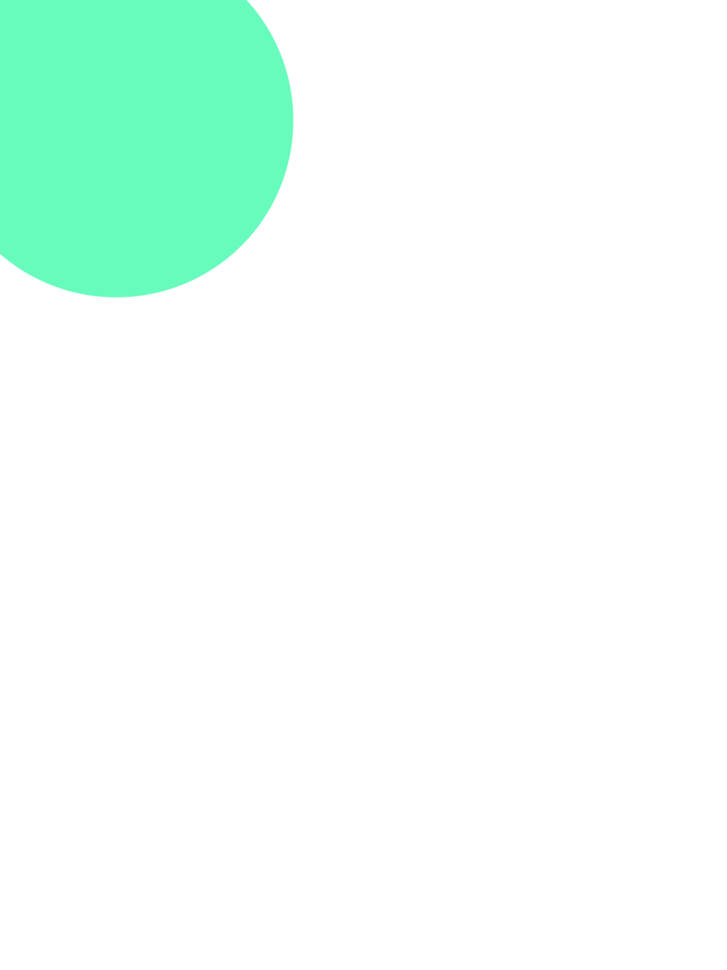
#> input picture ceu/3.png, 727 x 970 px, shrunk from 5400 x 7200 before the run, found by its file name
$ python generator-nft.py
#> lines starting #> are read from the running program, lines starting #| are printed output that depends on the picture
from PIL import Image
import random
#python 3.8
#Abrir no terminal e rodar python generator-nft.py

ListaCeu = [r"C:/Users/felip/Desktop/nft/ceu/1.png",
            r"C:/Users/felip/Desktop/nft/ceu/2.png",
            r"C:/Users/felip/Desktop/nft/ceu/3.png"]

listaFundo = [r"C:/Users/felip/Desktop/nft/fundo/1.png",
              r"C:/Users/felip/Desktop/nft/fundo/2.png",
              r"C:/Users/felip/Desktop/nft/fundo/3.png"]

listaTerreno = [r"C:/Users/felip/Desktop/nft/terreno/1.png",
                r"C:/Users/felip/Desktop/nft/terreno/2.png",
                r"C:/Users/felip/Desktop/nft/terreno/3.png"]

ceu = random.choices(ListaCeu, weights = (50,30,20))[0]
fundo = random.choices(listaFundo, weights = (50,30,20))[0]
terreno = random.choices(listaTerreno, weights = (50,30,20))[0]

ceuImage = Image.open(ceu)
#> ceuImage is the input picture: PIL image 727x970 RGBA; mean R, G, B, A 10.1, 27.8, 20.3, 25.9
fundoImage = Image.open(fundo)
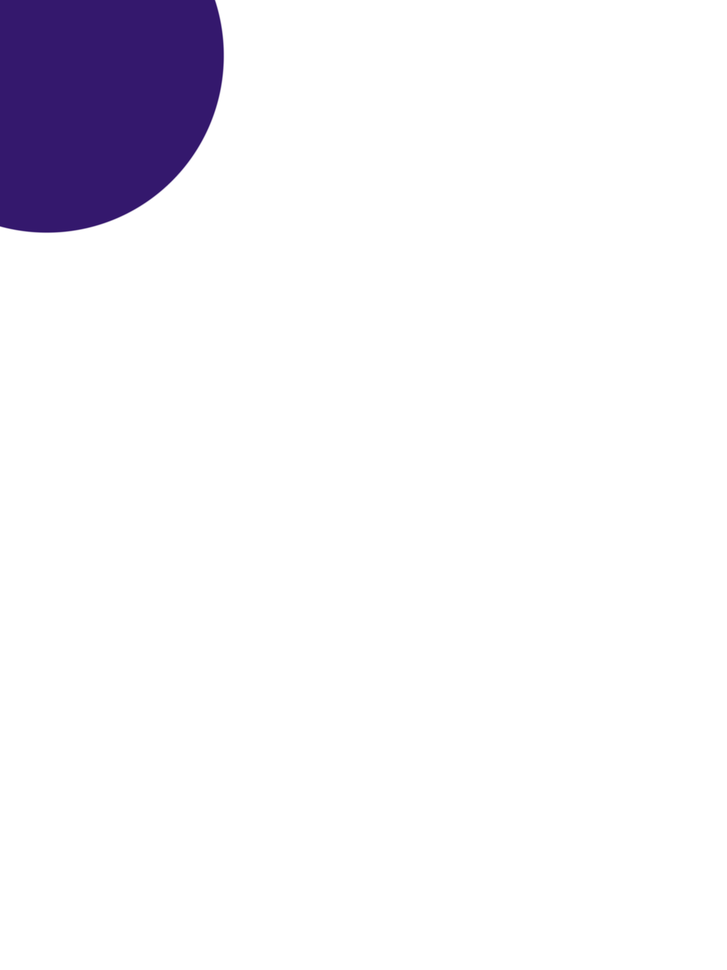
#> input picture ceu/2.png, 727 x 970 px, shrunk from 5400 x 7200 before the run, found by its file name
#> fundoImage is the input picture: PIL image 727x970 RGBA; mean R, G, B, A 2.4, 0.4, 6.3, 15.2
terrenoImage = Image.open(terreno)
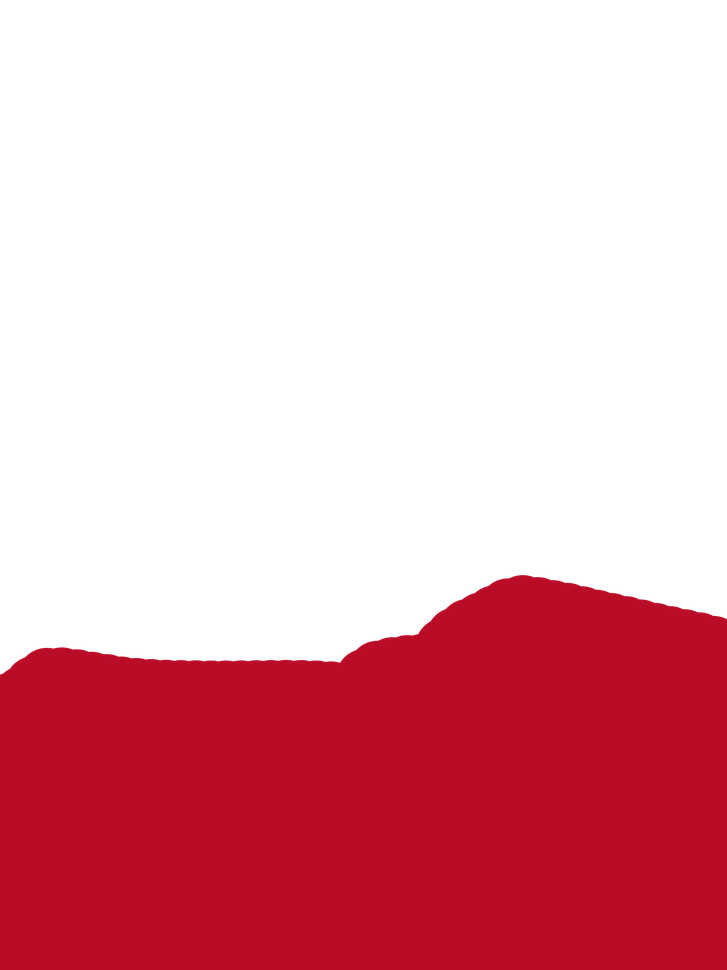
#> input picture terreno/1.png, 727 x 970 px, shrunk from 5400 x 7200 before the run, found by its file name
#> terrenoImage is the input picture: PIL image 727x970 RGBA; mean R, G, B, A 65.2, 4.2, 13.7, 89.4

montagem = Image.alpha_composite(fundoImage, ceuImage)
montagem1 = Image.alpha_composite(montagem, terrenoImage)
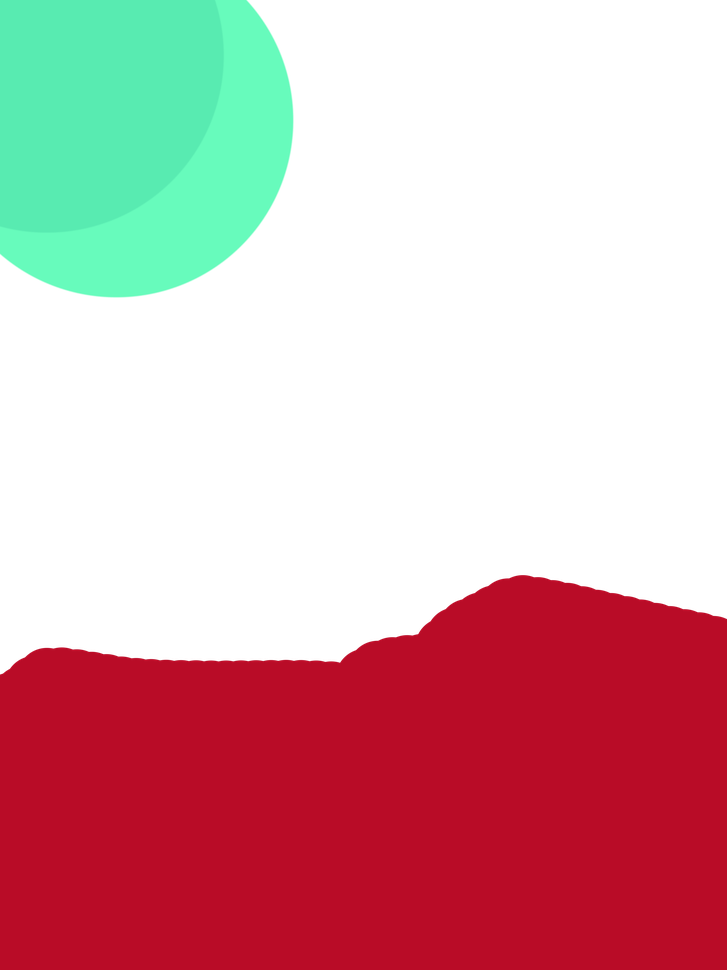
#> montagem1: PIL image 727x970 RGBA; mean R, G, B, A 75, 31, 33.6, 116.4; transparent parts drawn white

montagem1.show()
montagem1.save('final.png')

#ideias e sugestões:
#Verificação de Imagem repetida,
# criar um loop para criar vários de uma vez só,
# gerar uma lista com todas as combinações feitas
#Achar a raridade das combinações


#rotate image
#image = img1.rotate(180,PIL.Image.NEAREST,expand=1)
